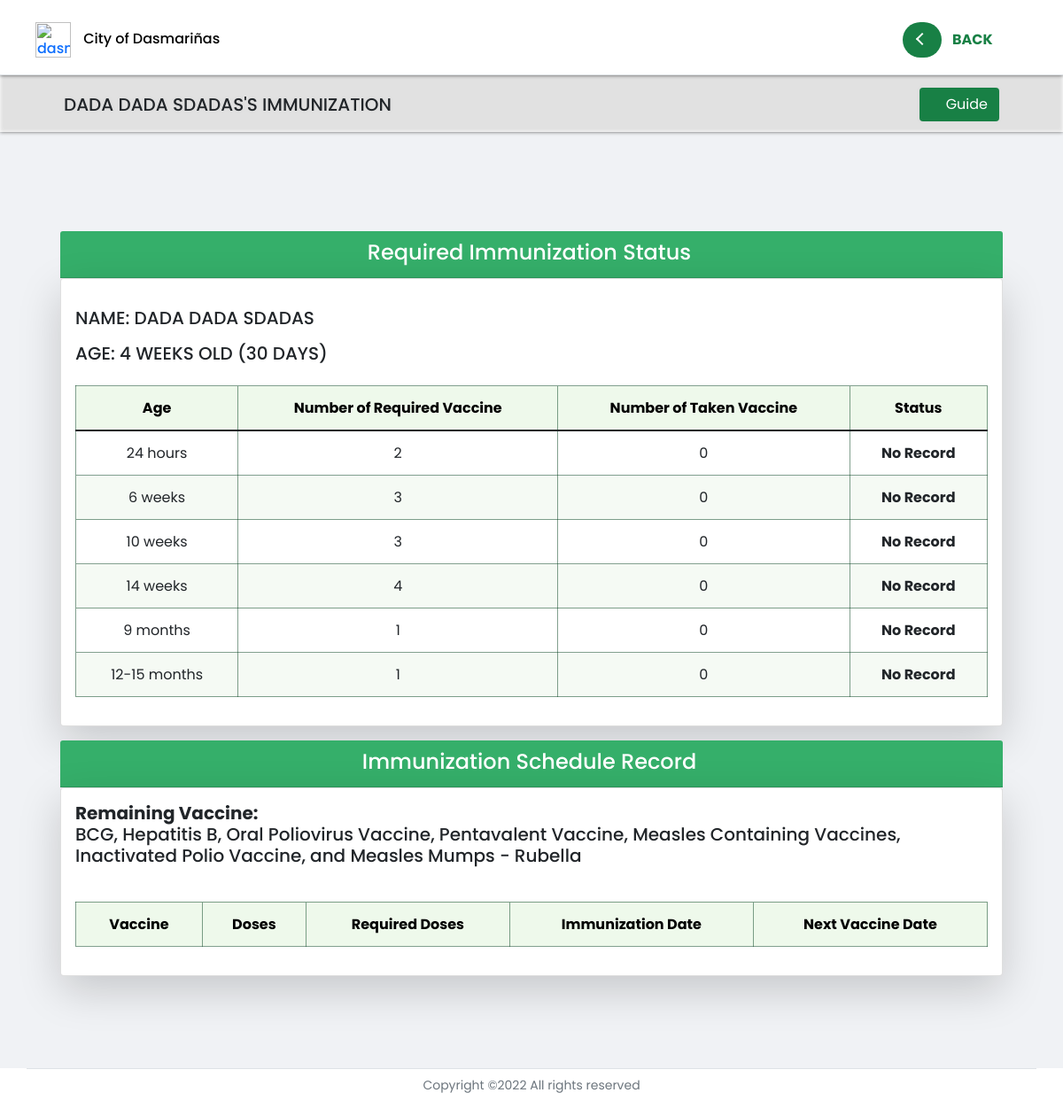
The page /preschooler_profile/immunization/7/ (signed in) on the database as committed earlier.
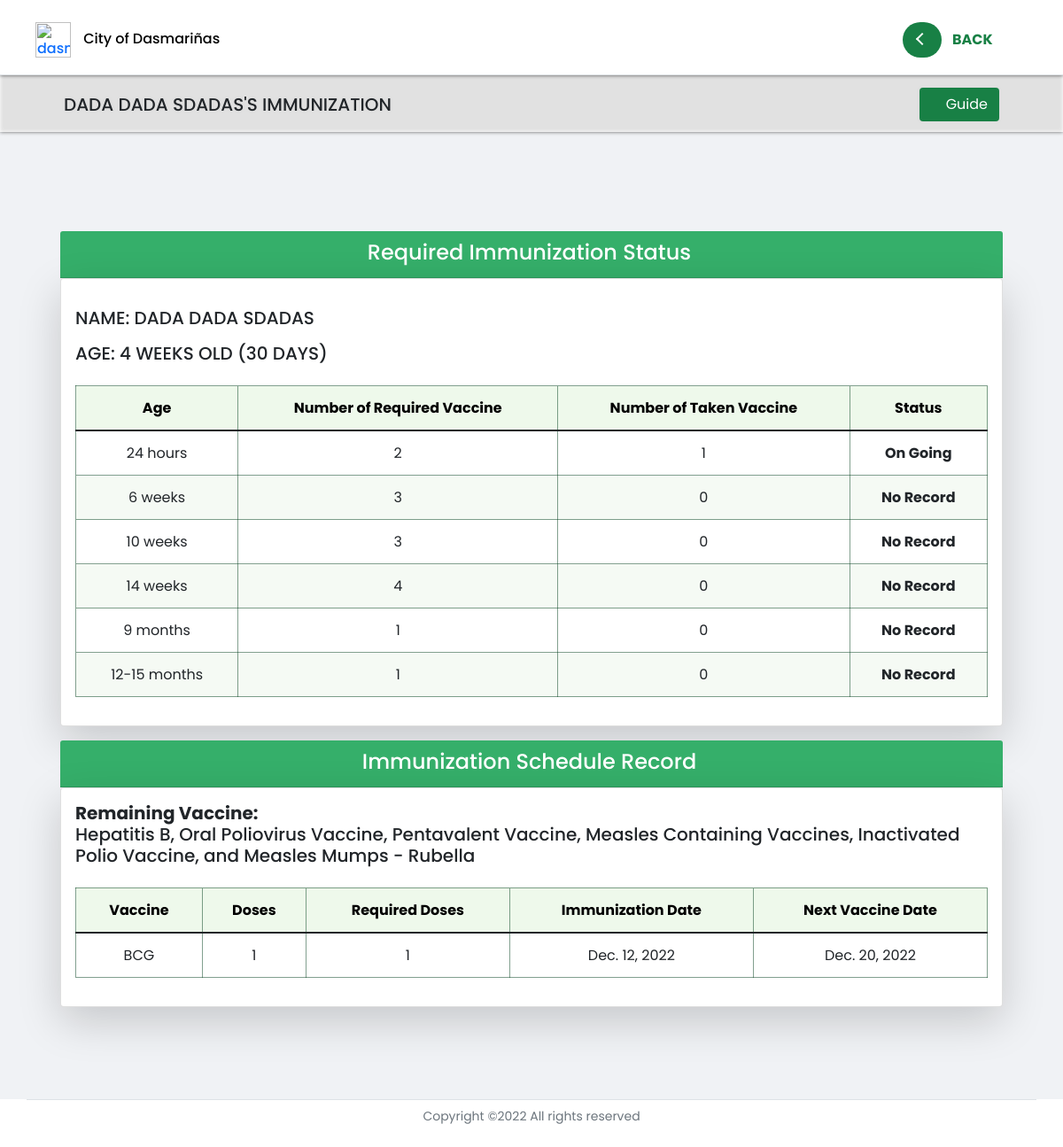
The same page on the database as committed later.
### profilingApp/models.py (models this page shows, shortened)
class Vaccine(Model):
    VACCINES = [('BCG', 'BCG'),
                ('Hepatitis B', 'Hepatitis B'),
                ('Oral Poliovirus Vaccine', 'Oral Poliovirus Vaccine'),
                ('Pentavalent Vaccine', 'Pentavalent Vaccine'),
                ('Measles Containing Vaccines', 'Measles Containing Vaccines'),
                ('Tetanus Toxoid', 'Tetanus Toxoid'),
                ('Inactivated Polio Vaccine', 'Inactivated Polio Vaccine'),
                ('Measles Mumps - Rubella', 'Measles Mumps - Rubella'),]
    vax_preschooler = models.ForeignKey(Preschooler, on_delete=CASCADE)
    vax_name = models.CharField(max_length=500, choices=VACCINES)
    vax_dose = models.IntegerField()
    vax_date = models.DateField(null=True, blank=True)
    vax_remarks = models.DateField(null=True, blank=True)

### profilingApp/views.py (the view, shortened to what this page needs)
# urls.py: path('preschooler_profile/immunization/<str:pk>/', views.immunization_schedule, name='immunization_schedule'),
@login_required(login_url='login_registration')
def immunization_schedule(request, pk):
    loggedin = request.user.user_type
    preschooler = Preschooler.objects.get(id=pk)
    vaccines = Vaccine.objects.filter(vax_preschooler=preschooler)
    vax_list = list(vaccines.values_list('vax_name', flat=True))
    dose_list = vaccines.values_list('vax_dose', flat=True)
    vax_24hrs = vaccines.filter(vax_name__in=['BCG', 'Hepatitis B']).count()
    vax_6weeks = vaccines.filter(vax_name__in=['Oral Poliovirus Vaccine', 'Pentavalent Vaccine', 'Measles Containing Vaccines']).count()
    vax_10weeks = vaccines.filter(vax_name__in=['Oral Poliovirus Vaccine', 'Pentavalent Vaccine', 'Measles Containing Vaccines']).count()
    vax_14weeks = vaccines.filter(vax_name__in=['Oral Poliovirus Vaccine', 'Pentavalent Vaccine', 'Inactivated Polio Vaccine','Measles Containing Vaccines']).count()
    vax_9months = vaccines.filter(vax_name__in=['Measles Mumps - Rubella']).count()
    if len(vaccines) == 0:
        next_vax_date = 'None'
    elif len(vaccines) == 8:
        next_vax_date = 'Complete'
    else:
        next_vax_date = vaccines.order_by('-id')[0].vax_remarks
    context = {'vaccines' : vaccines,
               'vax_list' : vax_list,
               'dose_list' : dose_list,
               'preschooler':preschooler,
               'loggedin': loggedin,
               'next_vax' : next_vax_date,
               'vax_24hrs' : vax_24hrs,
               'vax_6weeks' : vax_6weeks,
               'vax_10weeks' : vax_10weeks,
               'vax_14weeks' : vax_14weeks,
               'vax_9months' : vax_9months
               }
    return render(request, 'activities/BHW Immunization Status.html', context)

### profilingApp/models.py (called while the page is built)
    def age_months(self):
        today = date.today()
        try:
            date_diff = today - self.birthday
            in_days = date_diff.days
            return int((in_days) / (365 / 12))
        except:
             return 'Undefined'

    def age_weeks(self):
        today = date.today()
        try:
            date_diff = today - self.birthday
            in_days = date_diff.days
            return int((in_days) / (365 / 52))
        except:
             return 'Undefined'

    def age_days(self):
        today = date.today()
        try:
            date_diff = today - self.birthday
            in_days = date_diff.days
            return in_days
        except:
             return 'Undefined'

    def age_hours(self):
        today = date.today()
        try:
            date_diff = today - self.birthday
            in_days = date_diff.days
            return int(in_days * 24)
        except:
             return 'Undefined'

### profilingApp/templates/activities/BHW Immunization Status.html (shortened to what the changed rows need)
{% extends 'activities/BHW Home.html' %}
{% load static %}
{% block dashboard %}
</head>
<body>
<div id="grid" class="container-fluid" style="padding:3%; margin: top 65px;">
    <div class="row">
        <div class="col p-2 mt-2">
            <div class="card shadow-lg p-3 bg-white rounded" >
                <div class="table-responsive">
                    <table class="table table-hover table-cell-border" id="table_validation">
                        <thead>
                            <tr>
                                <th scope="col" class="text-center">Age</th>
                                <th scope="col" class="text-center">Number of Required Vaccine</th>
                                <th scope="col" class="text-center">Number of Taken Vaccine</th>
                                <th scope="col" class="text-center">Status</th>
                            </tr>
                        </thead>
                        <tbody>
                                <tr>
                                        <td class="text-center">24 hours</td>
                                        <td class="text-center">2</td>
                                        {% if vax_24hrs == 2 %}
                                            <td class="text-center">2</td>
                                            <td class="text-center fw-bold">Complete</td>
                                        {% elif vax_24hrs == 0 %}
                                            <td class="text-center">0</td>
                                            <td class="text-center fw-bold">No Record</td>
                                        {% else %}
                                            <td class="text-center">1</td>
                                            <td class="text-center fw-bold">On Going</td>
                                        {% endif %}
                                </tr>
                        </tbody>
                    </table>
                </div>
            </div>
        </div>
    </div>
    <div class="text-dark">
        <div class="row">
            <div class="col p-2">
                <div class="card shadow-lg p-3 bg-white rounded" >
                    <div class="table-responsive">
                        <table class="table table-hover table-cell-border" id="table_validation">
                            <div class="" >
                                <h5 style="font-size:20px; font-weight:bold; margin-right:10px; margin: 0;">Remaining Vaccine:</h5>
                                {% if 'BCG' in vax_list and 'Hepatitis B' in vax_list and 'Oral Poliovirus Vaccine' in vax_list and 'Pentavalent Vaccine' in vax_list and 'Measles Containing Vaccines' in vax_list and 'Inactivated Polio Vaccine' in vax_list and 'Measles Mumps - Rubella' in vax_list %}
                                    <h5 class="text-dark mb-0" style="font-size: 20px;"> No remaining vaccines.</h5>
                                {% elif 'BCG' in vax_list and 'Hepatitis B' in vax_list and 'Oral Poliovirus Vaccine' in vax_list and 'Pentavalent Vaccine' in vax_list and 'Measles Containing Vaccines' in vax_list and 'Inactivated Polio Vaccine' in vax_list %}
                                    <h5 class="text-dark mb-0" style="font-size: 20px;">Measles Mumps - Rubella </h5>
                                {% elif 'BCG' in vax_list and 'Hepatitis B' in vax_list and 'Oral Poliovirus Vaccine' in vax_list and 'Pentavalent Vaccine' in vax_list and 'Measles Containing Vaccines' in vax_list %}
                                    <h5 class="text-dark mb-0" style="font-size: 20px;">Inactivated Polio Vaccine and Measles Mumps - Rubella </p>
                                {% elif 'BCG' in vax_list and 'Hepatitis B' in vax_list and 'Oral Poliovirus Vaccine' in vax_list and 'Pentavalent Vaccine' in vax_list and 'Measles Containing Vaccines' in vax_list %}
                                    <h5 class="text-dark mb-0" style="font-size: 20px;">Tetanus Toxoid, Inactivated Polio Vaccine, and Measles Mumps - Rubella </p>
                                {% elif 'BCG' in vax_list and 'Hepatitis B' in vax_list and 'Oral Poliovirus Vaccine' in vax_list and 'Pentavalent Vaccine' in vax_list %}
                                    <h5 class="text-dark mb-0" style="font-size: 20px;">Measles Containing Vaccines, Inactivated Polio Vaccine, and Measles Mumps - Rubella </h5>
                                {% elif 'BCG' in vax_list and 'Hepatitis B' in vax_list and 'Oral Poliovirus Vaccine' in vax_list %}
                                    <h5 class="text-dark mb-0" style="font-size: 20px;">Pentavalent Vaccine, Measles Containing Vaccines, Inactivated Polio Vaccine, and Measles Mumps - Rubella </h5>
                                {% elif 'BCG' in vax_list and 'Hepatitis B' in vax_list %}
                                    <h5 class="text-dark mb-0" style="font-size: 20px;">Oral Poliovirus Vaccine, Pentavalent Vaccine, Measles Containing Vaccines, Inactivated Polio Vaccine, and Measles Mumps - Rubella </h5>
                                {% elif 'BCG' in vax_list %}
                                    <h5 class="text-dark mb-0" style="font-size: 20px;">Hepatitis B, Oral Poliovirus Vaccine, Pentavalent Vaccine, Measles Containing Vaccines, Inactivated Polio Vaccine, and Measles Mumps - Rubella </h5>
                                {% else %}
                                    <h5 class="text-dark mb-0" style="font-size: 20px;">BCG, Hepatitis B, Oral Poliovirus Vaccine, Pentavalent Vaccine, Measles Containing Vaccines, Inactivated Polio Vaccine, and Measles Mumps - Rubella </p>
                                {% endif %}
                            </div>
                            <br>
                            <thead>
                                <tr>
                                    <th scope="col" class="text-center">Vaccine</th>
                                    <th scope="col" class="text-center">Doses</th>
                                    <th scope="col" class="text-center">Required Doses</th>
                                    <th scope="col" class="text-center">Immunization Date</th>
                                    <th scope="col" class="text-center">Next Vaccine Date</th>
                                </tr>
                            </thead>
                            {% for vaccine in vaccines %}
                            <tbody>
                                <tr>
                                    {% if vaccine.vax_name == 'Oral Poliovirus Vaccine' or vaccine.vax_name == 'Pentavalent Vaccine' or vaccine.vax_name == 'Measles Containing Vaccines' %}
                                        <td class="text-center">{{ vaccine.vax_name }}</td>
                                        <td class="text-center">{{ vaccine.vax_dose }}</td>
                                        <td class="text-center">3</td>
                                        <td class="text-center">{{ vaccine.vax_date }}</td>
                                        <td class="text-center">{{ vaccine.vax_remarks }}</td>
                                    {% elif vaccine.vax_name == 'Inactivated Polio Vaccine' or vaccine.vax_name == 'Measles Mumps - Rubella' %}
                                        <td class="text-center">{{ vaccine.vax_name }}</td>
                                        <td class="text-center">{{ vaccine.vax_dose }}</td>
                                        <td class="text-center">2</td>
                                        <td class="text-center">{{ vaccine.vax_date }}</td>
                                        <td class="text-center">{{ vaccine.vax_remarks }}</td>
                                    {% else %}
                                        <td class="text-center">{{ vaccine.vax_name }}</td>
                                        <td class="text-center">{{ vaccine.vax_dose }}</td>
                                        <td class="text-center">1</td>
                                        <td class="text-center">{{ vaccine.vax_date }}</td>
                                        <td class="text-center">{{ vaccine.vax_remarks }}</td>
                                    {% endif %}
                                </tr>
                            </tbody>
                            {% endfor %}
                        </table>
                    </div>
                </div>
            </div>
        </div>
    </div>
</div>
{% endblock %}

Rows that differ between the two databases and show on the page:
added Vaccine: vax_name "BCG", vax_dose "1", vax_date "Dec. 12, 2022", vax_remarks "Dec. 20, 2022"
Other text that changed with them:
text no longer shown: "0 No Record BCG, Hepatitis B, Oral Poliovirus Vaccine, Pentavalent Vaccine, Measles Containing Vaccines, Inactivated Polio Vaccine, and Measles Mumps - Rubella"
text now shown: "1 On Going Hepatitis B, Oral Poliovirus Vaccine, Pentavalent Vaccine, Measles Containing Vaccines, Inactivated Polio Vaccine, and Measles Mumps - Rubella"
